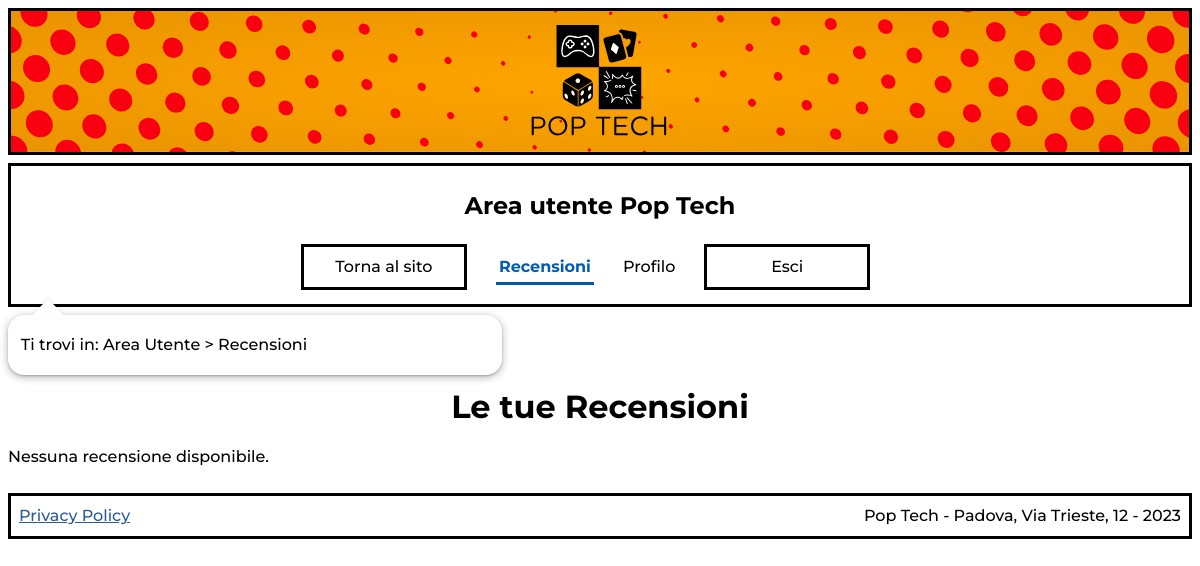
Before: /area-utente/index.php (signed in) with the older database file.
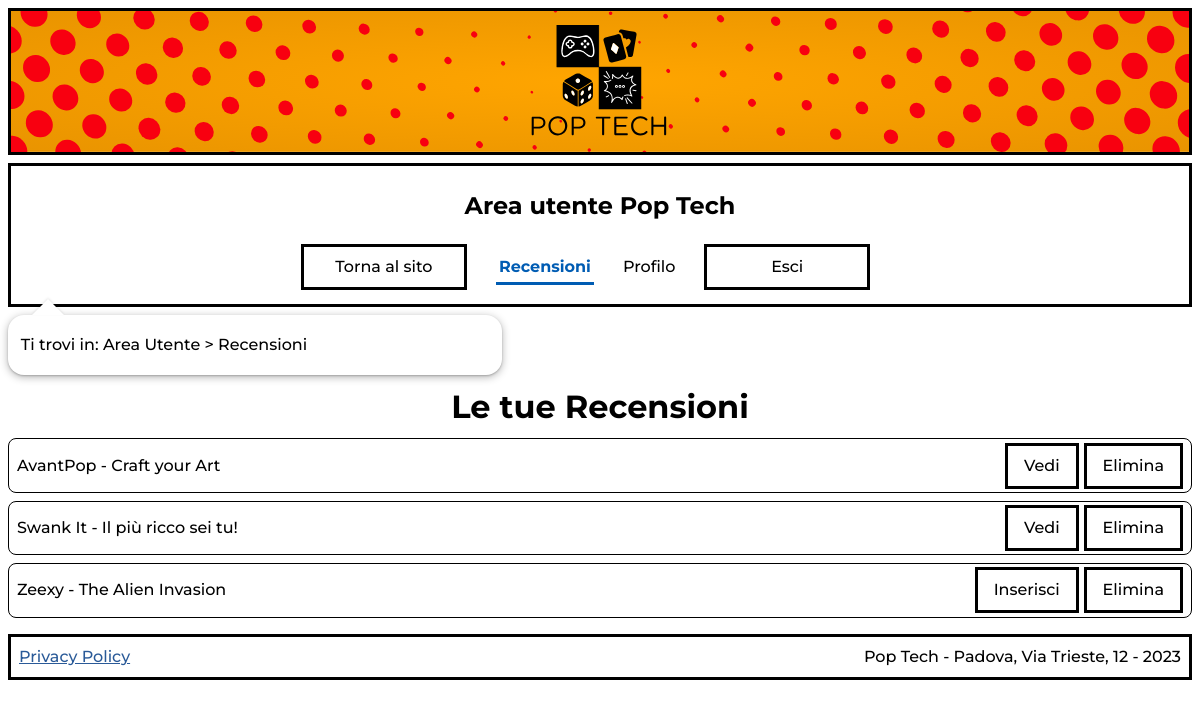
After: the same page with the newer database file.
### tables this page shows
CREATE TABLE `recensione` (
  `ID` int(11) UNSIGNED NOT NULL,
  `prodotto` int(10) UNSIGNED NOT NULL,
  `utente` int(10) UNSIGNED NOT NULL,
  `contenuto` text,
  `punteggio` decimal(2,1) UNSIGNED NOT NULL DEFAULT '0.0'
);

CREATE TABLE `prodotto` (
  `ID` int(10) UNSIGNED NOT NULL,
  `nome` varchar(400) NOT NULL,
  `immagine` varchar(300) NOT NULL,
  `keywords` varchar(500) DEFAULT NULL,
  `descrizione` text NOT NULL,
  `origine` varchar(100) NOT NULL,
  `marca` int(10) UNSIGNED NOT NULL,
  `modello` varchar(100) NOT NULL,
  `dimensione` varchar(200) DEFAULT NULL,
  `peso` varchar(100) DEFAULT NULL,
  `categoria` int(10) UNSIGNED NOT NULL,
  `prezzo` decimal(5,2) UNSIGNED NOT NULL
);

### includes/connection.php (called while the page is built, shortened)
<?php
class DBAccess{
    private $connection;
    public function open_connection(){
        $this->connection = mysqli_connect(DBAccess::HOST_DB, DBAccess::USERNAME, DBAccess::PASSWORD, DBAccess::DATABASE_NAME);
        if(mysqli_connect_errno()) {
            echo "Errore di connessione al database: " . mysqli_connect_error();
            return false;
        }
        else{
            return true;
        }
    }
    public function exec_select_query($query){
        $res = mysqli_query($this->connection, $query) or die("Errore DB: ".mysqli_error($this->connection));
        if(mysqli_num_rows($res)==0){
            return array();
        }else{
            $resArray = array();
            while($row = mysqli_fetch_assoc($res)){
                array_push($resArray,$row);
            }
            return $resArray;
        }
    }
}
?>

### area-utente/index.php (the view, shortened to what the changed rows need)
<?php
    require_once "../includes/connection.php";
    require_once "../includes/utilities.php";
    $template = file_get_contents('layouts/layout.html');
    $pageID = 'area_utente';
    $title = "Pop Tech";
    $breadcrumbs = '<p>Ti trovi in: Area Utente &gt; Recensioni</p>';
    if(!isLoggedIn()){
        $content = getAdminLoggedOutError();
    }else{
        $content = "<h1>Le tue Recensioni</h1>";
        $userid = $_SESSION['user'];
        $connection = new DBAccess();
        if($connection->open_connection()){
            $reviews = $connection->exec_select_query('SELECT recensione.id, recensione.contenuto, recensione.punteggio, prodotto.nome AS product FROM recensione, prodotto WHERE recensione.utente='.$userid.' AND recensione.prodotto=prodotto.id;');
            if(count($reviews)==0){
                $content .= '<p>Nessuna recensione disponibile.</p>';
            }
            foreach($reviews as $review){
                $content .= '<div class="listItem">';
                    $content .= '<span>'.parse_lang($review['product']).'</span>';
                    if($review['contenuto']=='' && $review['punteggio']==0)
                        $content .= '<a href="recensione.php?id='.$review['id'].'" class="button" title="Inserisci recensione di '.parse_lang($review['product'],true).'">Inserisci</a>';
                    else
                    $content .= '<a href="recensione.php?id='.$review['id'].'" class="button" title="Vedi recensione di '.parse_lang($review['product'],true).'">Vedi</a>';
                    $content .= '<a href="delete.php?id='.$review['id'].'" class="button" title="Elimina recensione di '.parse_lang($review['product'],true).'">Elimina</a>';
                $content .= '</div>';
            }
        }else{
            $content .= getDBConnectionError(true);
        }
    }
    $menu = get_user_menu();
    $template = str_replace('{{menu}}',$menu,$template);
    $template = str_replace('{{pageID}}',$pageID,$template);
    echo replace_in_user_page($template,$title,$pageID,$breadcrumbs,$content, '');
?>

### includes/utilities.php (shortened to what the changed rows need)
<?php
require_once('connection.php');
function replace_in_user_page(String $html, String $title, String $id, String $breadcrumbs, String $content, String $onload = ''){
    $header = file_get_contents('../layouts/header.html');
    $html = str_replace('{{onload}}',$onload,$html);
    $html = str_replace('{{header}}',$header,$html);
    $html = str_replace('{{title}}',$title,$html);
    $html = str_replace('{{pageID}}',$id,$html);
    $html = str_replace('{{breadcrumbs}}',$breadcrumbs,$html);
    $html = str_replace('{{content}}',$content,$html);
    $footer = file_get_contents('../layouts/footer.html');
    $footer = str_replace("privacy.html","../privacy.html",$footer);
    $html   = str_replace('{{footer}}',$footer,$html);
    return $html;
}
function parse_lang(String $string, bool $delete=false){
    if($delete){
        $replaceStart = '';
        $replaceEnd = '';
    }else{
        $replaceStart = '<span lang="${2}">';
        $replaceEnd = '</span>';
    }
    $string = preg_replace('/\[\/.{2}\]/', $replaceEnd, $string);
    $string = preg_replace('/(\[)([a-z]{2})(\])/', $replaceStart, $string);
    return $string;
}
function isLoggedIn(bool $isAdmin=false){
    if(isset($_SESSION['user'])){
        $connection = new DBAccess();
        if($connection->open_connection()){
            $id = $_SESSION['user'];
            $users = $connection->exec_select_query("SELECT id,admin FROM utente WHERE id=$id");
            if(count($users)>0){
                $user = $users[0];
                if($isAdmin){
                    return $user['admin']==1;
                }else{
                    return true;
                }
            }else{
                return false;
            }
        }else{
            return false;
        }
    }else{
        return false;
    }
}
function get_user_menu(){
    $menu = '';
    $menu .= '<li><a href="../index.php" class="button">Torna al sito</a></li>';
    $links = ["index.php","profilo.php"];
    $names = ["Recensioni","Profilo"];
    $langs = ["",""];
    $nLinks = count($links);
    $strToRemove = ROOT_FOLDER."area-utente/";
    $currentPage = str_replace($strToRemove,'',$_SERVER['REQUEST_URI']);
    if(isLoggedIn()){
        for($i=0;$i<$nLinks;$i++){
            if($currentPage==$links[$i] || ($currentPage=='' && $links[$i]=='index.php') ){
                $menu .= '<li id="currentLink" '.(($langs[$i])?'lang="'.$langs[$i].'"':'').'>'.$names[$i].'</li>';
            }else{
                $menu .= '<li><a href="'.$links[$i].'" '.(($langs[$i])?'lang="'.$langs[$i].'"':'').'>'.$names[$i].'</a></li>';
            }
        }
        $menu .= '<li><a href="logout.php" class="button">Esci</a></li>';
    }else{
        $menu .= '<li><a href="registrazione.php" class="button">Registrati</a></li>';
        $menu .= '<li><a href="login.php" class="button">Accedi</a></li>';
    }
    return $menu;
}
?>

Changed rows visible on the page:
added recensione: prodotto.nome "AvantPop - Craft your Art"
added recensione: prodotto.nome "Swank It - Il più ricco sei tu!"
added recensione: prodotto.nome "Zeexy - The Alien Invasion"
Other visible differences:
text no longer shown: "Nessuna recensione disponibile."
